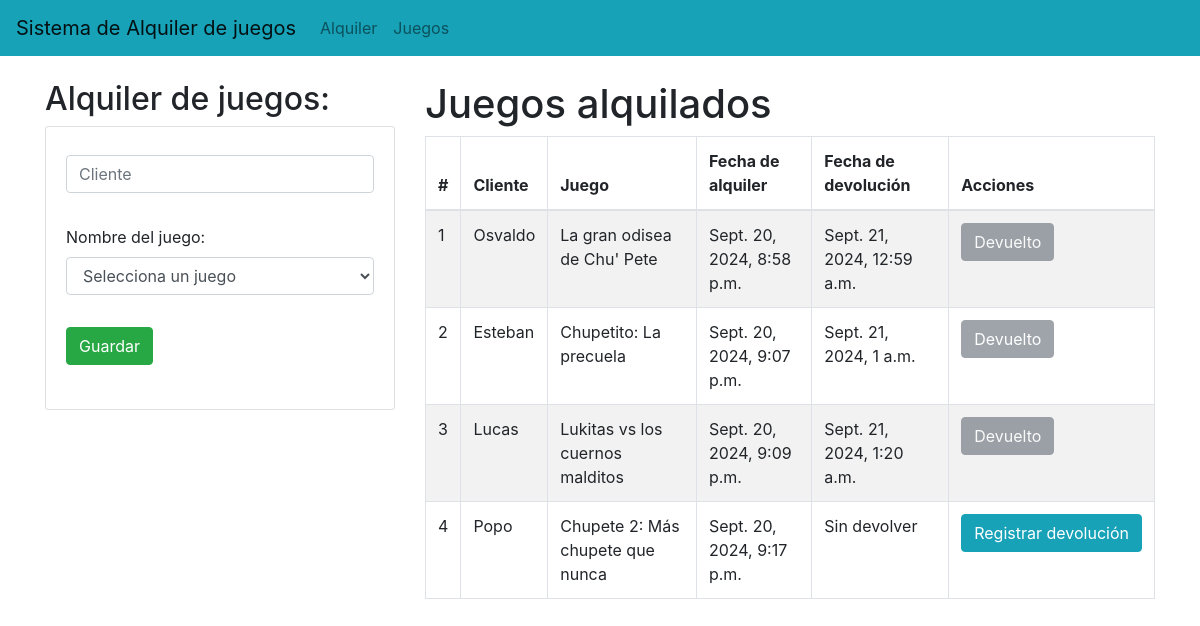
Before: / with the older database file.
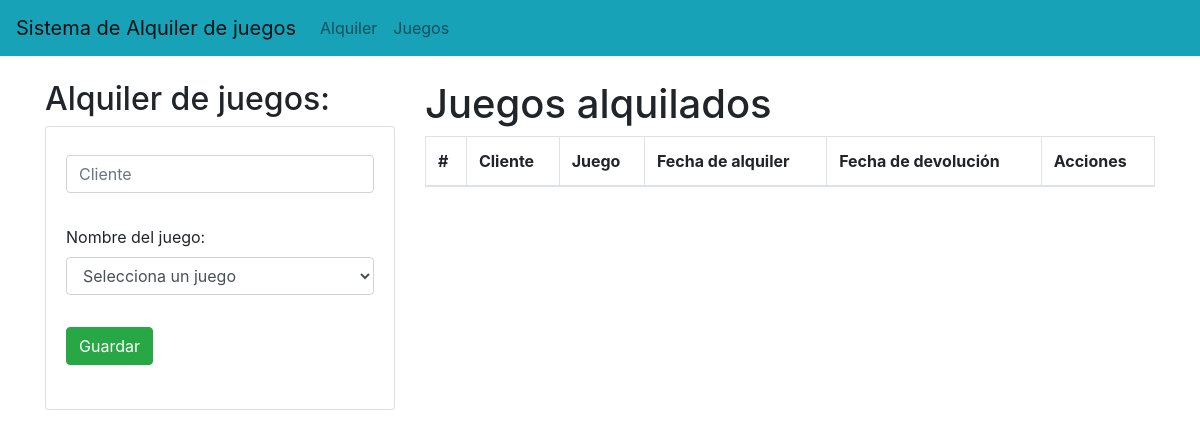
After: the same page with the newer database file.
### app_alquiler/models.py (models this page shows, shortened)
class Alquiler(models.Model):
    cliente = models.CharField(max_length=200)
    videojuego = models.ForeignKey(Videojuego, on_delete=models.CASCADE)
    fecha_alquiler = models.DateTimeField()
    fecha_devolucion = models.DateTimeField(null=True, blank=True)

class Videojuego(models.Model):
    titulo = models.CharField(max_length=200)
    plataforma = models.ForeignKey(Plataforma, on_delete=models.CASCADE)
    genero = models.ForeignKey(Genero, on_delete=models.CASCADE)
    stock = models.PositiveIntegerField()

### app_alquiler/views.py (the view)
# urls.py: path('', views.lista_alquileres, name='home'),
def lista_alquileres(request):
    alquileres = Alquiler.objects.all()
    plataformas = Plataforma.objects.all()
    videojuegos = Videojuego.objects.all()
    return render(request, 'alquiler.html', {'alquileres': alquileres, 'plataformas': plataformas, 'videojuegos': videojuegos})

### app_alquiler/templates/alquiler.html (shortened to what this page needs)
{% extends "./base.html" %}
{% block content %}
    <div class="row">
        <div class="col-sm-12 col-md-6 col-lg-4 col-xl-4">
            <h2>Alquiler de juegos:</h2>
            <div class="card">
                <div class="card-body">
                    <form action="{% url 'registrar_alquiler' %}" method="POST">
                        <div class="form-group py-2">
                            <input type="text" name="cliente" id="cliente" class="form-control" placeholder="Cliente" required>
                        </div>
                        <div class="form-group py-2">
                            <label for="juego">Nombre del juego:</label>
                            <select name="juego" id="juego" class="form-control">
                                <option value="">Selecciona un juego</option>
                            </select>
                        </div>
                        <div class="form-group py-2">
                            <button type="submit" class="btn btn-success">Guardar</button>
                        </div>
                    </form>
                </div>
            </div>
        </div>
        <div class="col-sm-12 col-md-6 col-lg-8 col-xl-8">
            <div class="table-responsive">
                <h1>Juegos alquilados</h1>
                <table class="table table-striped table-bordered table-hover py-2">
                    <thead>
                        <tr>
                            <th>#</th>
                            <th>Cliente</th>
                            <th>Juego</th>
                            <th>Fecha de alquiler</th>
                            <th>Fecha de devolución</th>
                            <th>Acciones</th>
                        </tr>
                    </thead>
                    <tbody>
                        {% for alquiler in alquileres %}
                            <tr>
                                <td>{{ forloop.counter }}</td>
                                <td>{{ alquiler.cliente }}</td>
                                <td>{{ alquiler.videojuego.titulo }}</td>
                                <td>{{ alquiler.fecha_alquiler }}</td>
                                <td>
                                    {% if alquiler.fecha_devolucion %}
                                        {{ alquiler.fecha_devolucion }}
                                    {% else %}
                                        Sin devolver
                                    {% endif %}
                                </td>
                                <td>
                                    {% if not alquiler.fecha_devolucion %}
                                        <a href="{% url 'finalizar_alquiler' alquiler.pk %}" class="btn btn-info">Registrar devolución</a>
                                    {% else %}
                                        <button class="btn btn-secondary" disabled>Devuelto</button>
                                    {% endif %}
                                </td>
                            </tr>
                        {% endfor %}
                    </tbody>
                </table>
            </div>
        </div>
    </div>
{% endblock %}

### app_alquiler/templates/base.html (shortened to what this page needs)
<!DOCTYPE html>
<html lang="en">
<head>
    <link rel="stylesheet" href="https://maxcdn.bootstrapcdn.com/bootstrap/4.0.0/css/bootstrap.min.css">
</head>
<body>
    <nav class="navbar navbar-expand-lg navbar-light bg-info">
      <a class="navbar-brand" href="#">Sistema de Alquiler de juegos</a>
      <div class="collapse navbar-collapse" id="navbarSupportedContent">
        <ul class="navbar-nav mr-auto">
          <li class="nav-item">
            <a class="nav-link" href="{% url 'lista_alquileres' %}">Alquiler</a>
          </li>
          <li class="nav-item">
            <a class="nav-link" href="{% url 'todos' %}">Juegos</a>
        </li>
        </ul>
      </div>
    </nav>
    <div class="container py-4">
        {% block content %}
        {% endblock %}
    </div>
</body>
</html>

Changed rows visible on the page:
removed Alquiler: cliente "Osvaldo", videojuego.titulo "La gran odisea de Chu' Pete", fecha_alquiler "Sept. 20, 2024, 8:58 p.m.", fecha_devolucion "Sept. 21, 2024, 12:59 a.m.", shows "Devuelto"
removed Alquiler: cliente "Esteban", videojuego.titulo "Chupetito: La precuela", fecha_alquiler "Sept. 20, 2024, 9:07 p.m.", fecha_devolucion "Sept. 21, 2024, 1 a.m.", shows "Devuelto"
removed Alquiler: cliente "Lucas", videojuego.titulo "Lukitas vs los cuernos malditos", fecha_alquiler "Sept. 20, 2024, 9:09 p.m.", fecha_devolucion "Sept. 21, 2024, 1:20 a.m.", shows "Devuelto"
removed Alquiler: cliente "Popo", videojuego.titulo "Chupete 2: Más chupete que nunca", fecha_alquiler "Sept. 20, 2024, 9:17 p.m.", shows "Sin devolver", shows "Registrar devolución"
